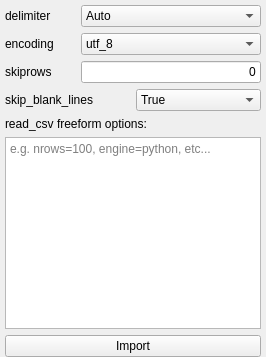
                <widget class="QWidget" name="import_csv_tab">
                 <attribute name="title">
                  <string>CSV</string>
                 </attribute>
                 <layout class="QVBoxLayout" name="verticalLayout">
                  <property name="leftMargin">
                   <number>5</number>
                  </property>
                  <property name="topMargin">
                   <number>5</number>
                  </property>
                  <property name="rightMargin">
                   <number>5</number>
                  </property>
                  <property name="bottomMargin">
                   <number>0</number>
                  </property>
                  <item>
                   <layout class="QHBoxLayout" name="import_csv_delimiter_horizontalLayout">
                    <item>
                     <widget class="QLabel" name="import_csv_delimiter_label">
                      <property name="minimumSize">
                       <size>
                        <width>70</width>
                        <height>0</height>
                       </size>
                      </property>
                      <property name="text">
                       <string>delimiter</string>
                      </property>
                     </widget>
                    </item>
                    <item>
                     <widget class="QComboBox" name="import_csv_delimiter_comboBox">
                      <property name="sizePolicy">
                       <sizepolicy hsizetype="MinimumExpanding" vsizetype="Fixed">
                        <horstretch>0</horstretch>
                        <verstretch>0</verstretch>
                       </sizepolicy>
                      </property>
                      <property name="maximumSize">
                       <size>
                        <width>16777215</width>
                        <height>16777215</height>
                       </size>
                      </property>
                      <item>
                       <property name="text">
                        <string>Auto</string>
                       </property>
                      </item>
                      <item>
                       <property name="text">
                        <string>,</string>
                       </property>
                      </item>
                      <item>
                       <property name="text">
                        <string>;</string>
                       </property>
                      </item>
                      <item>
                       <property name="text">
                        <string>\t</string>
                       </property>
                      </item>
                     </widget>
                    </item>
                   </layout>
                  </item>
                  <item>
                   <layout class="QHBoxLayout" name="import_csv_encoding_horizontalLayout">
                    <item>
                     <widget class="QLabel" name="import_csv_encoding_label">
                      <property name="minimumSize">
                       <size>
                        <width>70</width>
                        <height>0</height>
                       </size>
                      </property>
                      <property name="text">
                       <string>encoding</string>
                      </property>
                     </widget>
                    </item>
                    <item>
                     <widget class="QComboBox" name="import_csv_encoding_comboBox">
                      <property name="sizePolicy">
                       <sizepolicy hsizetype="MinimumExpanding" vsizetype="Fixed">
                        <horstretch>0</horstretch>
                        <verstretch>0</verstretch>
                       </sizepolicy>
                      </property>
                      <property name="maximumSize">
                       <size>
                        <width>16777215</width>
                        <height>16777215</height>
                       </size>
                      </property>
                      <item>
                       <property name="text">
                        <string notr="true">utf_8</string>
                       </property>
                      </item>
                      <item>
                       <property name="text">
                        <string notr="true">cp1253</string>
                       </property>
                      </item>
                     </widget>
                    </item>
                   </layout>
                  </item>
                  <item>
                   <layout class="QHBoxLayout" name="import_csv_skip_rows_horizontalLayout">
                    <item>
                     <widget class="QLabel" name="import_csv_skip_rows_label">
                      <property name="minimumSize">
                       <size>
                        <width>70</width>
                        <height>0</height>
                       </size>
                      </property>
                      <property name="text">
                       <string>skiprows</string>
                      </property>
                     </widget>
                    </item>
                    <item>
                     <widget class="QLineEdit" name="import_csv_skip_rows_lineEdit">
                      <property name="maximumSize">
                       <size>
                        <width>16777215</width>
                        <height>16777215</height>
                       </size>
                      </property>
                      <property name="text">
                       <string>0</string>
                      </property>
                      <property name="alignment">
                       <set>Qt::AlignRight|Qt::AlignTrailing|Qt::AlignVCenter</set>
                      </property>
                     </widget>
                    </item>
                   </layout>
                  </item>
                  <item>
                   <layout class="QHBoxLayout" name="import_csv_skip_blank_lines_horizontalLayout">
                    <item>
                     <widget class="QLabel" name="import_csv_skip_blank_lines_label">
                      <property name="text">
                       <string>skip_blank_lines</string>
                      </property>
                     </widget>
                    </item>
                    <item>
                     <widget class="QComboBox" name="import_csv_skip_blank_lines_comboBox">
                      <item>
                       <property name="text">
                        <string>True</string>
                       </property>
                      </item>
                      <item>
                       <property name="text">
                        <string>False</string>
                       </property>
                      </item>
                     </widget>
                    </item>
                   </layout>
                  </item>
                  <item>
                   <widget class="QLabel" name="import_csv_freeform_label">
                    <property name="text">
                     <string>read_csv freeform options:</string>
                    </property>
                   </widget>
                  </item>
                  <item>
                   <widget class="QPlainTextEdit" name="import_csv_freeform_options_plainTextEdit">
                    <property name="sizePolicy">
                     <sizepolicy hsizetype="Expanding" vsizetype="MinimumExpanding">
                      <horstretch>0</horstretch>
                      <verstretch>0</verstretch>
                     </sizepolicy>
                    </property>
                    <property name="placeholderText">
                     <string>e.g. nrows=100, engine=python, etc...</string>
                    </property>
                   </widget>
                  </item>
                  <item>
                   <widget class="QPushButton" name="import_csv_pushButton">
                    <property name="sizePolicy">
                     <sizepolicy hsizetype="MinimumExpanding" vsizetype="Fixed">
                      <horstretch>0</horstretch>
                      <verstretch>0</verstretch>
                     </sizepolicy>
                    </property>
                    <property name="text">
                     <string>Import</string>
                    </property>
                    <property name="autoDefault">
                     <bool>true</bool>
                    </property>
                   </widget>
                  </item>
                 </layout>
                </widget>
